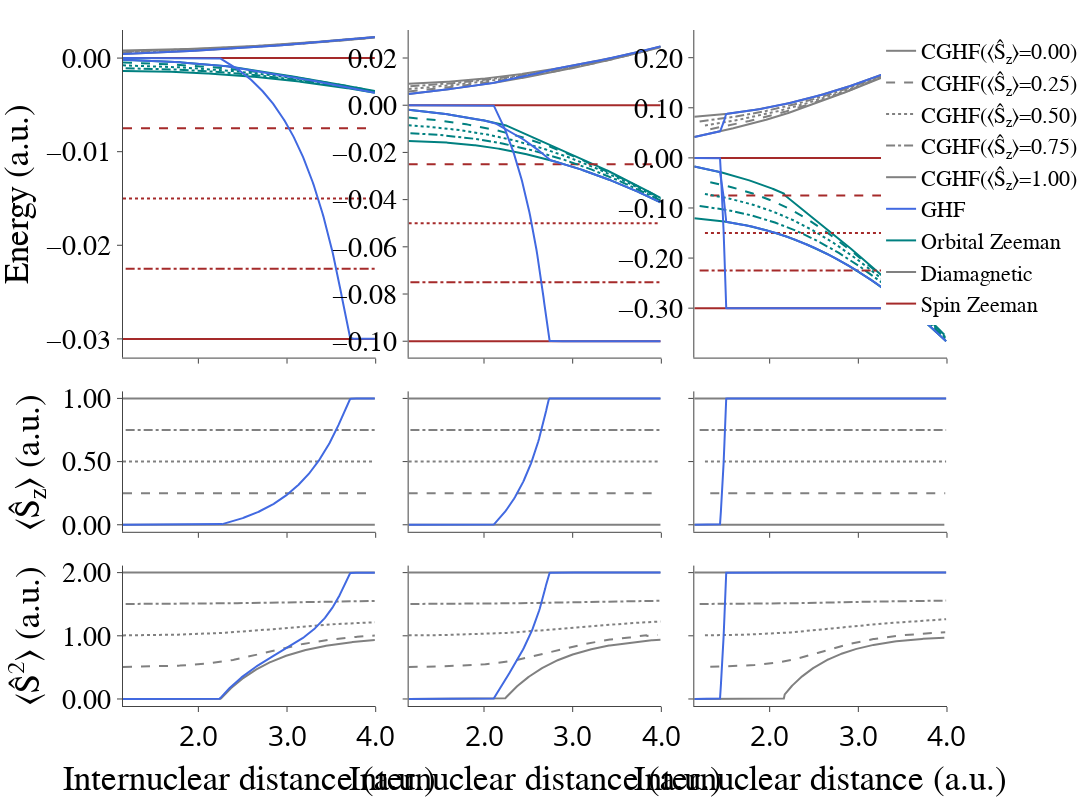

The cell this chart's notebook holds for it:
### Code cell
figure = make_subplots(
    rows=3, cols=3,
    shared_xaxes=True,
    vertical_spacing=0.05, horizontal_spacing=0.04,
    row_heights=[0.7, 0.3, 0.3]
)

# Fix the margins for empty titles.
figure.update_layout(
    width = 2400,
    height = 800,
    margin = {
        't': 30, 'b': 30, 'r': 10,
    },
    template = my_template
)


B_values = [-0.03, -0.1, -0.3]
for i, B in enumerate(B_values):

    # Plot the energies of the constrained GHF states.
    # df = pd.read_json("../data/5b1a(B={})(S={}).data".format(B, S))

    for S in [0.0, 0.25, 0.5, 0.75, 1.0]:
        # df_S = df[np.abs(df['S_z'] - S) < 1.0e-04]
        df_S = pd.read_json("../data/5b1a(B={})(S={})(S2).data".format(B, S))

        figure.add_trace(
            go.Scatter(
                x = df_S['R'],
                y = df_S['E_orbital_zeeman'],
                line = {'color': line_styles['orbital_zeeman']['color'], 'dash': line_styles[S]['dash']},
                name = "CGHF(⟨Ŝ<sub>z</sub>⟩={:.2f})".format(S),
                showlegend = False
            ),
            row=1, col=i+1
        )

        figure.add_trace(
            go.Scatter(
                x = df_S['R'],
                y = df_S['E_spin_zeeman'],
                line = {'color': line_styles['spin_zeeman']['color'], 'dash': line_styles[S]['dash']},
                name = "CGHF(⟨Ŝ<sub>z</sub>⟩={:.2f})".format(S),
                showlegend = False,
            ),
            row=1, col=i+1
        )

        figure.add_trace(
            go.Scatter(
                x = df_S['R'],
                y = df_S['E_diamagnetic'],
                line = {'color': line_styles['diamagnetic']['color'], 'dash': line_styles[S]['dash']},
                name = "CGHF(⟨Ŝ<sub>z</sub>⟩={:.2f})".format(S),
                showlegend = (i==0)
            ),
            row=1, col=i+1
        )

        figure.add_trace(
            go.Scatter(
            x = df_S['R'],
            y = df_S['S_z'],
            line = {'color': 'gray', 'dash': line_styles[S]['dash']},
            showlegend = False
        ),
        row=2, col=i+1
    )
        figure.add_trace(
        go.Scatter(
            x = df_S['R'],
            y = df_S['S2'],
            line = {'color': 'gray', 'dash': line_styles[S]['dash']},
            showlegend = False
        ),
        row=3, col=i+1
    )


    # Plot the reference total energies for GHF.
    df_GHF = pd.read_json("../data/5b1b1(B={})(if)(S2)".format(B))

    figure.add_trace(
        go.Scatter(
            x = df_GHF['R'],
            y = df_GHF['E_orbital_zeeman'],
            line = {'color': 'royalblue'},
            name = "GHF",
            showlegend = (i==0)
        ),
        row=1, col=i+1
    )

    figure.add_trace(
        go.Scatter(
            x = df_GHF['R'],
            y = df_GHF['E_spin_zeeman'],
            line = {'color': 'royalblue'},
            name = "GHF",
            showlegend = False
        ),
        row=1, col=i+1
    )

    figure.add_trace(
        go.Scatter(
            x = df_GHF['R'],
            y = df_GHF['E_diamagnetic'],
            line = {'color': 'royalblue'},
            name = "GHF",
            showlegend = False
        ),
        row=1, col=i+1
    )

    # Plot the reference GHF S_z spin expectation value.
    figure.add_trace(
        go.Scatter(
            x = df_GHF['R'],
            y = df_GHF['S_z'],
            line = {'color': 'royalblue'},
            showlegend = False
        ),
        row=2, col=i+1
    )
    figure.add_trace(
    go.Scatter(
        x = df_GHF['R'],
        y = df_GHF['S2'],
        line = {'color': 'royalblue'},
        showlegend = False
    ),
    row=3, col=i+1
)

    # Set the x-axis properties specific for this figure.
    figure.update_xaxes(
        title = {
            'text': "Internuclear distance (a.u.)",
            'font': {'size': 35}
        },
        tickfont = {'size': 28},
        row=3, col=i+1,
        range = [1.15, 4.0]
    )

    figure.update_yaxes(
        row=2, col=i+1,
        dtick = 0.5,
        tickfont = {'size': 28},
        zeroline = False
    )
    figure.update_yaxes(
        row=3, col=i+1,
        dtick = 1.0,
        tickfont = {'size': 28},
        zeroline = False
    )

    if (i==0):
        figure.update_yaxes(
            row=1, col=i+1,
            tickfont = {'size': 28},
            zeroline = False,
            dtick=0.01
        )
    else:
        figure.update_yaxes(
            row=1, col=i+1,
            tickfont = {'size': 28},
            zeroline = False,
        )



# Add custom traces for the legend to appear.
figure.add_trace(
    go.Scatter(
        x = [0, 5],
        y = [1, 1],
        line = {'color': 'teal'},
        mode = 'lines',
        name = "Orbital Zeeman"
    ),
    row=1, col=1
)

figure.add_trace(
    go.Scatter(
        x = [0, 5],
        y = [1, 1],
        line = {'color': 'gray'},
        mode = 'lines',
        name = "Diamagnetic"
    ),
    row=1, col=1
)

figure.add_trace(
    go.Scatter(
        x = [0, 5],
        y = [1, 1],
        line = {'color': 'brown'},
        mode = 'lines',
        name = "Spin Zeeman"
    ),
    row=1, col=1
)


# Update y-axis ranges (to hide the custom traces).
figure.update_yaxes(
    title = {
        'text': "Energy (a.u.)",
        'font': {'size': 35}
    },
    range=[-0.032, 0.003],
    row=1, col=1,
    tickfont = {'size': 28},
)

figure.update_yaxes(
    title = {
        'text': "⟨Ŝ<sub>z</sub>⟩ (a.u.)",
        'font': {'size': 35}
    },
    row=2, col=1,
    dtick = 0.5,
    tickfont = {'size': 28},
)

figure.update_yaxes(
    title = {
        'text': "⟨Ŝ<sup>2</sup>⟩ (a.u.)",
        'font': {'size': 35}
    },
    row=3, col=1,
    dtick = 1.0,
    tickformat = ".2f",
    tickfont = {'size': 28},
    zeroline = False
)
j = 2
while j < 4:

    figure.update_yaxes(
        row=2, col=j,
        showticklabels = False
    )
    figure.update_yaxes(
        row=3, col=j,
        showticklabels = False
    )
    j += 1

# Make the legend appear inside the plot range.
figure.update_layout(
    legend = {
        'x': 0.920,
        'y': 1.0,
        'font': {'size': 22}
    }
)


figure.show()
figure.write_image("../../paper/figures/C-GHF-energy-contributions(H2).pdf")

### Figure 1 — Plotly figure (JSON) as saved in the notebook; plotly's stock layout.template omitted (floating-point values rounded to 4 significant figures; data arrays with more than 128 entries replaced by an {"elided": "..."} marker saying what was removed)
{"data": [{"line": {"color": "teal", "dash": "solid"}, "name": "CGHF(⟨Ŝ<sub>z</sub>⟩=0.00)", "showlegend": false, "type": "scatter", "x": {"elided": "285 float values"}, "xaxis": "x", "y": {"elided": "285 float values"}, "yaxis": "y"}, {"line": {"color": "brown", "dash": "solid"}, "name": "CGHF(⟨Ŝ<sub>z</sub>⟩=0.00)", "showlegend": false, "type": "scatter", "x": {"elided": "285 float values"}, "xaxis": "x", "y": {"elided": "285 float values"}, "yaxis": "y"}, {"line": {"color": "gray", "dash": "solid"}, "name": "CGHF(⟨Ŝ<sub>z</sub>⟩=0.00)", "showlegend": true, "type": "scatter", "x": {"elided": "285 float values"}, "xaxis": "x", "y": {"elided": "285 float values"}, "yaxis": "y"}, {"line": {"color": "gray", "dash": "solid"}, "showlegend": false, "type": "scatter", "x": {"elided": "285 float values"}, "xaxis": "x4", "y": {"elided": "285 float values"}, "yaxis": "y4"}, {"line": {"color": "gray", "dash": "solid"}, "showlegend": false, "type": "scatter", "x": {"elided": "285 float values"}, "xaxis": "x7", "y": {"elided": "285 float values"}, "yaxis": "y7"}, {"line": {"color": "teal", "dash": "dash"}, "name": "CGHF(⟨Ŝ<sub>z</sub>⟩=0.25)", "showlegend": false, "type": "scatter", "x": {"elided": "285 float values"}, "xaxis": "x", "y": {"elided": "285 float values"}, "yaxis": "y"}, {"line": {"color": "brown", "dash": "dash"}, "name": "CGHF(⟨Ŝ<sub>z</sub>⟩=0.25)", "showlegend": false, "type": "scatter", "x": {"elided": "285 float values"}, "xaxis": "x", "y": {"elided": "285 float values"}, "yaxis": "y"}, {"line": {"color": "gray", "dash": "dash"}, "name": "CGHF(⟨Ŝ<sub>z</sub>⟩=0.25)", "showlegend": true, "type": "scatter", "x": {"elided": "285 float values"}, "xaxis": "x", "y": {"elided": "285 float values"}, "yaxis": "y"}, {"line": {"color": "gray", "dash": "dash"}, "showlegend": false, "type": "scatter", "x": {"elided": "285 float values"}, "xaxis": "x4", "y": {"elided": "285 float values"}, "yaxis": "y4"}, {"line": {"color": "gray", "dash": "dash"}, "showlegend": false, "type": "scatter", "x": {"elided": "285 float values"}, "xaxis": "x7", "y": {"elided": "285 float values"}, "yaxis": "y7"}, {"line": {"color": "teal", "dash": "dot"}, "name": "CGHF(⟨Ŝ<sub>z</sub>⟩=0.50)", "showlegend": false, "type": "scatter", "x": {"elided": "285 float values"}, "xaxis": "x", "y": {"elided": "285 float values"}, "yaxis": "y"}, {"line": {"color": "brown", "dash": "dot"}, "name": "CGHF(⟨Ŝ<sub>z</sub>⟩=0.50)", "showlegend": false, "type": "scatter", "x": {"elided": "285 float values"}, "xaxis": "x", "y": {"elided": "285 float values"}, "yaxis": "y"}, {"line": {"color": "gray", "dash": "dot"}, "name": "CGHF(⟨Ŝ<sub>z</sub>⟩=0.50)", "showlegend": true, "type": "scatter", "x": {"elided": "285 float values"}, "xaxis": "x", "y": {"elided": "285 float values"}, "yaxis": "y"}, {"line": {"color": "gray", "dash": "dot"}, "showlegend": false, "type": "scatter", "x": {"elided": "285 float values"}, "xaxis": "x4", "y": {"elided": "285 float values"}, "yaxis": "y4"}, {"line": {"color": "gray", "dash": "dot"}, "showlegend": false, "type": "scatter", "x": {"elided": "285 float values"}, "xaxis": "x7", "y": {"elided": "285 float values"}, "yaxis": "y7"}, {"line": {"color": "teal", "dash": "dashdot"}, "name": "CGHF(⟨Ŝ<sub>z</sub>⟩=0.75)", "showlegend": false, "type": "scatter", "x": {"elided": "279 float values"}, "xaxis": "x", "y": {"elided": "279 float values"}, "yaxis": "y"}, {"line": {"color": "brown", "dash": "dashdot"}, "name": "CGHF(⟨Ŝ<sub>z</sub>⟩=0.75)", "showlegend": false, "type": "scatter", "x": {"elided": "279 float values"}, "xaxis": "x", "y": {"elided": "279 float values"}, "yaxis": "y"}, {"line": {"color": "gray", "dash": "dashdot"}, "name": "CGHF(⟨Ŝ<sub>z</sub>⟩=0.75)", "showlegend": true, "type": "scatter", "x": {"elided": "279 float values"}, "xaxis": "x", "y": {"elided": "279 float values"}, "yaxis": "y"}, {"line": {"color": "gray", "dash": "dashdot"}, "showlegend": false, "type": "scatter", "x": {"elided": "279 float values"}, "xaxis": "x4", "y": {"elided": "279 float values"}, "yaxis": "y4"}, {"line": {"color": "gray", "dash": "dashdot"}, "showlegend": false, "type": "scatter", "x": {"elided": "279 float values"}, "xaxis": "x7", "y": {"elided": "279 float values"}, "yaxis": "y7"}, {"line": {"color": "teal", "dash": "solid"}, "name": "CGHF(⟨Ŝ<sub>z</sub>⟩=1.00)", "showlegend": false, "type": "scatter", "x": {"elided": "285 float values"}, "xaxis": "x", "y": {"elided": "285 float values"}, "yaxis": "y"}, {"line": {"color": "brown", "dash": "solid"}, "name": "CGHF(⟨Ŝ<sub>z</sub>⟩=1.00)", "showlegend": false, "type": "scatter", "x": {"elided": "285 float values"}, "xaxis": "x", "y": {"elided": "285 float values"}, "yaxis": "y"}, {"line": {"color": "gray", "dash": "solid"}, "name": "CGHF(⟨Ŝ<sub>z</sub>⟩=1.00)", "showlegend": true, "type": "scatter", "x": {"elided": "285 float values"}, "xaxis": "x", "y": {"elided": "285 float values"}, "yaxis": "y"}, {"line": {"color": "gray", "dash": "solid"}, "showlegend": false, "type": "scatter", "x": {"elided": "285 float values"}, "xaxis": "x4", "y": {"elided": "285 int values"}, "yaxis": "y4"}, {"line": {"color": "gray", "dash": "solid"}, "showlegend": false, "type": "scatter", "x": {"elided": "285 float values"}, "xaxis": "x7", "y": {"elided": "285 int values"}, "yaxis": "y7"}, {"line": {"color": "royalblue"}, "name": "GHF", "showlegend": true, "type": "scatter", "x": {"elided": "285 float values"}, "xaxis": "x", "y": {"elided": "285 float values"}, "yaxis": "y"}, {"line": {"color": "royalblue"}, "name": "GHF", "showlegend": false, "type": "scatter", "x": {"elided": "285 float values"}, "xaxis": "x", "y": {"elided": "285 float values"}, "yaxis": "y"}, {"line": {"color": "royalblue"}, "name": "GHF", "showlegend": false, "type": "scatter", "x": {"elided": "285 float values"}, "xaxis": "x", "y": {"elided": "285 float values"}, "yaxis": "y"}, {"line": {"color": "royalblue"}, "showlegend": false, "type": "scatter", "x": {"elided": "285 float values"}, "xaxis": "x4", "y": {"elided": "285 float values"}, "yaxis": "y4"}, {"line": {"color": "royalblue"}, "showlegend": false, "type": "scatter", "x": {"elided": "285 float values"}, "xaxis": "x7", "y": {"elided": "285 float values"}, "yaxis": "y7"}, {"line": {"color": "teal", "dash": "solid"}, "name": "CGHF(⟨Ŝ<sub>z</sub>⟩=0.00)", "showlegend": false, "type": "scatter", "x": {"elided": "258 float values"}, "xaxis": "x2", "y": {"elided": "258 float values"}, "yaxis": "y2"}, {"line": {"color": "brown", "dash": "solid"}, "name": "CGHF(⟨Ŝ<sub>z</sub>⟩=0.00)", "showlegend": false, "type": "scatter", "x": {"elided": "258 float values"}, "xaxis": "x2", "y": {"elided": "258 float values"}, "yaxis": "y2"}, {"line": {"color": "gray", "dash": "solid"}, "name": "CGHF(⟨Ŝ<sub>z</sub>⟩=0.00)", "showlegend": false, "type": "scatter", "x": {"elided": "258 float values"}, "xaxis": "x2", "y": {"elided": "258 float values"}, "yaxis": "y2"}, {"line": {"color": "gray", "dash": "solid"}, "showlegend": false, "type": "scatter", "x": {"elided": "258 float values"}, "xaxis": "x5", "y": {"elided": "258 float values"}, "yaxis": "y5"}, {"line": {"color": "gray", "dash": "solid"}, "showlegend": false, "type": "scatter", "x": {"elided": "258 float values"}, "xaxis": "x8", "y": {"elided": "258 float values"}, "yaxis": "y8"}, {"line": {"color": "teal", "dash": "dash"}, "name": "CGHF(⟨Ŝ<sub>z</sub>⟩=0.25)", "showlegend": false, "type": "scatter", "x": {"elided": "217 float values"}, "xaxis": "x2", "y": {"elided": "217 float values"}, "yaxis": "y2"}, {"line": {"color": "brown", "dash": "dash"}, "name": "CGHF(⟨Ŝ<sub>z</sub>⟩=0.25)", "showlegend": false, "type": "scatter", "x": {"elided": "217 float values"}, "xaxis": "x2", "y": {"elided": "217 float values"}, "yaxis": "y2"}, {"line": {"color": "gray", "dash": "dash"}, "name": "CGHF(⟨Ŝ<sub>z</sub>⟩=0.25)", "showlegend": false, "type": "scatter", "x": {"elided": "217 float values"}, "xaxis": "x2", "y": {"elided": "217 float values"}, "yaxis": "y2"}, {"line": {"color": "gray", "dash": "dash"}, "showlegend": false, "type": "scatter", "x": {"elided": "217 float values"}, "xaxis": "x5", "y": {"elided": "217 float values"}, "yaxis": "y5"}, {"line": {"color": "gray", "dash": "dash"}, "showlegend": false, "type": "scatter", "x": {"elided": "217 float values"}, "xaxis": "x8", "y": {"elided": "217 float values"}, "yaxis": "y8"}, {"line": {"color": "teal", "dash": "dot"}, "name": "CGHF(⟨Ŝ<sub>z</sub>⟩=0.50)", "showlegend": false, "type": "scatter", "x": {"elided": "248 float values"}, "xaxis": "x2", "y": {"elided": "248 float values"}, "yaxis": "y2"}, {"line": {"color": "brown", "dash": "dot"}, "name": "CGHF(⟨Ŝ<sub>z</sub>⟩=0.50)", "showlegend": false, "type": "scatter", "x": {"elided": "248 float values"}, "xaxis": "x2", "y": {"elided": "248 float values"}, "yaxis": "y2"}, {"line": {"color": "gray", "dash": "dot"}, "name": "CGHF(⟨Ŝ<sub>z</sub>⟩=0.50)", "showlegend": false, "type": "scatter", "x": {"elided": "248 float values"}, "xaxis": "x2", "y": {"elided": "248 float values"}, "yaxis": "y2"}, {"line": {"color": "gray", "dash": "dot"}, "showlegend": false, "type": "scatter", "x": {"elided": "248 float values"}, "xaxis": "x5", "y": {"elided": "248 float values"}, "yaxis": "y5"}, {"line": {"color": "gray", "dash": "dot"}, "showlegend": false, "type": "scatter", "x": {"elided": "248 float values"}, "xaxis": "x8", "y": {"elided": "248 float values"}, "yaxis": "y8"}, {"line": {"color": "teal", "dash": "dashdot"}, "name": "CGHF(⟨Ŝ<sub>z</sub>⟩=0.75)", "showlegend": false, "type": "scatter", "x": {"elided": "283 float values"}, "xaxis": "x2", "y": {"elided": "283 float values"}, "yaxis": "y2"}, {"line": {"color": "brown", "dash": "dashdot"}, "name": "CGHF(⟨Ŝ<sub>z</sub>⟩=0.75)", "showlegend": false, "type": "scatter", "x": {"elided": "283 float values"}, "xaxis": "x2", "y": {"elided": "283 float values"}, "yaxis": "y2"}, {"line": {"color": "gray", "dash": "dashdot"}, "name": "CGHF(⟨Ŝ<sub>z</sub>⟩=0.75)", "showlegend": false, "type": "scatter", "x": {"elided": "283 float values"}, "xaxis": "x2", "y": {"elided": "283 float values"}, "yaxis": "y2"}, {"line": {"color": "gray", "dash": "dashdot"}, "showlegend": false, "type": "scatter", "x": {"elided": "283 float values"}, "xaxis": "x5", "y": {"elided": "283 float values"}, "yaxis": "y5"}, {"line": {"color": "gray", "dash": "dashdot"}, "showlegend": false, "type": "scatter", "x": {"elided": "283 float values"}, "xaxis": "x8", "y": {"elided": "283 float values"}, "yaxis": "y8"}, {"line": {"color": "teal", "dash": "solid"}, "name": "CGHF(⟨Ŝ<sub>z</sub>⟩=1.00)", "showlegend": false, "type": "scatter", "x": {"elided": "285 float values"}, "xaxis": "x2", "y": {"elided": "285 float values"}, "yaxis": "y2"}, {"line": {"color": "brown", "dash": "solid"}, "name": "CGHF(⟨Ŝ<sub>z</sub>⟩=1.00)", "showlegend": false, "type": "scatter", "x": {"elided": "285 float values"}, "xaxis": "x2", "y": {"elided": "285 float values"}, "yaxis": "y2"}, {"line": {"color": "gray", "dash": "solid"}, "name": "CGHF(⟨Ŝ<sub>z</sub>⟩=1.00)", "showlegend": false, "type": "scatter", "x": {"elided": "285 float values"}, "xaxis": "x2", "y": {"elided": "285 float values"}, "yaxis": "y2"}, {"line": {"color": "gray", "dash": "solid"}, "showlegend": false, "type": "scatter", "x": {"elided": "285 float values"}, "xaxis": "x5", "y": {"elided": "285 int values"}, "yaxis": "y5"}, {"line": {"color": "gray", "dash": "solid"}, "showlegend": false, "type": "scatter", "x": {"elided": "285 float values"}, "xaxis": "x8", "y": {"elided": "285 int values"}, "yaxis": "y8"}, {"line": {"color": "royalblue"}, "name": "GHF", "showlegend": false, "type": "scatter", "x": {"elided": "285 float values"}, "xaxis": "x2", "y": {"elided": "285 float values"}, "yaxis": "y2"}, {"line": {"color": "royalblue"}, "name": "GHF", "showlegend": false, "type": "scatter", "x": {"elided": "285 float values"}, "xaxis": "x2", "y": {"elided": "285 float values"}, "yaxis": "y2"}, {"line": {"color": "royalblue"}, "name": "GHF", "showlegend": false, "type": "scatter", "x": {"elided": "285 float values"}, "xaxis": "x2", "y": {"elided": "285 float values"}, "yaxis": "y2"}, {"line": {"color": "royalblue"}, "showlegend": false, "type": "scatter", "x": {"elided": "285 float values"}, "xaxis": "x5", "y": {"elided": "285 float values"}, "yaxis": "y5"}, {"line": {"color": "royalblue"}, "showlegend": false, "type": "scatter", "x": {"elided": "285 float values"}, "xaxis": "x8", "y": {"elided": "285 float values"}, "yaxis": "y8"}, {"line": {"color": "teal", "dash": "solid"}, "name": "CGHF(⟨Ŝ<sub>z</sub>⟩=0.00)", "showlegend": false, "type": "scatter", "x": {"elided": "269 float values"}, "xaxis": "x3", "y": {"elided": "269 float values"}, "yaxis": "y3"}, {"line": {"color": "brown", "dash": "solid"}, "name": "CGHF(⟨Ŝ<sub>z</sub>⟩=0.00)", "showlegend": false, "type": "scatter", "x": {"elided": "269 float values"}, "xaxis": "x3", "y": {"elided": "269 float values"}, "yaxis": "y3"}, {"line": {"color": "gray", "dash": "solid"}, "name": "CGHF(⟨Ŝ<sub>z</sub>⟩=0.00)", "showlegend": false, "type": "scatter", "x": {"elided": "269 float values"}, "xaxis": "x3", "y": {"elided": "269 float values"}, "yaxis": "y3"}, {"line": {"color": "gray", "dash": "solid"}, "showlegend": false, "type": "scatter", "x": {"elided": "269 float values"}, "xaxis": "x6", "y": {"elided": "269 float values"}, "yaxis": "y6"}, {"line": {"color": "gray", "dash": "solid"}, "showlegend": false, "type": "scatter", "x": {"elided": "269 float values"}, "xaxis": "x9", "y": {"elided": "269 float values"}, "yaxis": "y9"}, {"line": {"color": "teal", "dash": "dash"}, "name": "CGHF(⟨Ŝ<sub>z</sub>⟩=0.25)", "showlegend": false, "type": "scatter", "x": {"elided": "243 float values"}, "xaxis": "x3", "y": {"elided": "243 float values"}, "yaxis": "y3"}, {"line": {"color": "brown", "dash": "dash"}, "name": "CGHF(⟨Ŝ<sub>z</sub>⟩=0.25)", "showlegend": false, "type": "scatter", "x": {"elided": "243 float values"}, "xaxis": "x3", "y": {"elided": "243 float values"}, "yaxis": "y3"}, {"line": {"color": "gray", "dash": "dash"}, "name": "CGHF(⟨Ŝ<sub>z</sub>⟩=0.25)", "showlegend": false, "type": "scatter", "x": {"elided": "243 float values"}, "xaxis": "x3", "y": {"elided": "243 float values"}, "yaxis": "y3"}, {"line": {"color": "gray", "dash": "dash"}, "showlegend": false, "type": "scatter", "x": {"elided": "243 float values"}, "xaxis": "x6", "y": {"elided": "243 float values"}, "yaxis": "y6"}, {"line": {"color": "gray", "dash": "dash"}, "showlegend": false, "type": "scatter", "x": {"elided": "243 float values"}, "xaxis": "x9", "y": {"elided": "243 float values"}, "yaxis": "y9"}, {"line": {"color": "teal", "dash": "dot"}, "name": "CGHF(⟨Ŝ<sub>z</sub>⟩=0.50)", "showlegend": false, "type": "scatter", "x": {"elided": "267 float values"}, "xaxis": "x3", "y": {"elided": "267 float values"}, "yaxis": "y3"}, {"line": {"color": "brown", "dash": "dot"}, "name": "CGHF(⟨Ŝ<sub>z</sub>⟩=0.50)", "showlegend": false, "type": "scatter", "x": {"elided": "267 float values"}, "xaxis": "x3", "y": {"elided": "267 float values"}, "yaxis": "y3"}, {"line": {"color": "gray", "dash": "dot"}, "name": "CGHF(⟨Ŝ<sub>z</sub>⟩=0.50)", "showlegend": false, "type": "scatter", "x": {"elided": "267 float values"}, "xaxis": "x3", "y": {"elided": "267 float values"}, "yaxis": "y3"}, {"line": {"color": "gray", "dash": "dot"}, "showlegend": false, "type": "scatter", "x": {"elided": "267 float values"}, "xaxis": "x6", "y": {"elided": "267 float values"}, "yaxis": "y6"}, {"line": {"color": "gray", "dash": "dot"}, "showlegend": false, "type": "scatter", "x": {"elided": "267 float values"}, "xaxis": "x9", "y": {"elided": "267 float values"}, "yaxis": "y9"}, {"line": {"color": "teal", "dash": "dashdot"}, "name": "CGHF(⟨Ŝ<sub>z</sub>⟩=0.75)", "showlegend": false, "type": "scatter", "x": {"elided": "279 float values"}, "xaxis": "x3", "y": {"elided": "279 float values"}, "yaxis": "y3"}, {"line": {"color": "brown", "dash": "dashdot"}, "name": "CGHF(⟨Ŝ<sub>z</sub>⟩=0.75)", "showlegend": false, "type": "scatter", "x": {"elided": "279 float values"}, "xaxis": "x3", "y": {"elided": "279 float values"}, "yaxis": "y3"}, {"line": {"color": "gray", "dash": "dashdot"}, "name": "CGHF(⟨Ŝ<sub>z</sub>⟩=0.75)", "showlegend": false, "type": "scatter", "x": {"elided": "279 float values"}, "xaxis": "x3", "y": {"elided": "279 float values"}, "yaxis": "y3"}, {"line": {"color": "gray", "dash": "dashdot"}, "showlegend": false, "type": "scatter", "x": {"elided": "279 float values"}, "xaxis": "x6", "y": {"elided": "279 float values"}, "yaxis": "y6"}, {"line": {"color": "gray", "dash": "dashdot"}, "showlegend": false, "type": "scatter", "x": {"elided": "279 float values"}, "xaxis": "x9", "y": {"elided": "279 float values"}, "yaxis": "y9"}, {"line": {"color": "teal", "dash": "solid"}, "name": "CGHF(⟨Ŝ<sub>z</sub>⟩=1.00)", "showlegend": false, "type": "scatter", "x": {"elided": "285 float values"}, "xaxis": "x3", "y": {"elided": "285 float values"}, "yaxis": "y3"}, {"line": {"color": "brown", "dash": "solid"}, "name": "CGHF(⟨Ŝ<sub>z</sub>⟩=1.00)", "showlegend": false, "type": "scatter", "x": {"elided": "285 float values"}, "xaxis": "x3", "y": {"elided": "285 float values"}, "yaxis": "y3"}, {"line": {"color": "gray", "dash": "solid"}, "name": "CGHF(⟨Ŝ<sub>z</sub>⟩=1.00)", "showlegend": false, "type": "scatter", "x": {"elided": "285 float values"}, "xaxis": "x3", "y": {"elided": "285 float values"}, "yaxis": "y3"}, {"line": {"color": "gray", "dash": "solid"}, "showlegend": false, "type": "scatter", "x": {"elided": "285 float values"}, "xaxis": "x6", "y": {"elided": "285 int values"}, "yaxis": "y6"}, {"line": {"color": "gray", "dash": "solid"}, "showlegend": false, "type": "scatter", "x": {"elided": "285 float values"}, "xaxis": "x9", "y": {"elided": "285 int values"}, "yaxis": "y9"}, {"line": {"color": "royalblue"}, "name": "GHF", "showlegend": false, "type": "scatter", "x": {"elided": "285 float values"}, "xaxis": "x3", "y": {"elided": "285 float values"}, "yaxis": "y3"}, {"line": {"color": "royalblue"}, "name": "GHF", "showlegend": false, "type": "scatter", "x": {"elided": "285 float values"}, "xaxis": "x3", "y": {"elided": "285 float values"}, "yaxis": "y3"}, {"line": {"color": "royalblue"}, "name": "GHF", "showlegend": false, "type": "scatter", "x": {"elided": "285 float values"}, "xaxis": "x3", "y": {"elided": "285 float values"}, "yaxis": "y3"}, {"line": {"color": "royalblue"}, "showlegend": false, "type": "scatter", "x": {"elided": "285 float values"}, "xaxis": "x6", "y": {"elided": "285 float values"}, "yaxis": "y6"}, {"line": {"color": "royalblue"}, "showlegend": false, "type": "scatter", "x": {"elided": "285 float values"}, "xaxis": "x9", "y": {"elided": "285 float values"}, "yaxis": "y9"}, {"line": {"color": "teal"}, "mode": "lines", "name": "Orbital Zeeman", "type": "scatter", "x": [0, 5], "xaxis": "x", "y": [1, 1], "yaxis": "y"}, {"line": {"color": "gray"}, "mode": "lines", "name": "Diamagnetic", "type": "scatter", "x": [0, 5], "xaxis": "x", "y": [1, 1], "yaxis": "y"}, {"line": {"color": "brown"}, "mode": "lines", "name": "Spin Zeeman", "type": "scatter", "x": [0, 5], "xaxis": "x", "y": [1, 1], "yaxis": "y"}], "layout": {"height": 800, "legend": {"font": {"size": 22}, "x": 0.92, "y": 1}, "margin": {"b": 30, "r": 10, "t": 30}, "width": 2400, "xaxis": {"anchor": "y", "domain": [0, 0.3067], "matches": "x7", "showticklabels": false}, "xaxis2": {"anchor": "y2", "domain": [0.3467, 0.6533], "matches": "x8", "showticklabels": false}, "xaxis3": {"anchor": "y3", "domain": [0.6933, 1], "matches": "x9", "showticklabels": false}, "xaxis4": {"anchor": "y4", "domain": [0, 0.3067], "matches": "x7", "showticklabels": false}, "xaxis5": {"anchor": "y5", "domain": [0.3467, 0.6533], "matches": "x8", "showticklabels": false}, "xaxis6": {"anchor": "y6", "domain": [0.6933, 1], "matches": "x9", "showticklabels": false}, "xaxis7": {"anchor": "y7", "domain": [0, 0.3067], "range": [1.15, 4], "tickfont": {"size": 28}, "title": {"font": {"size": 35}, "text": "Internuclear distance (a.u.)"}}, "xaxis8": {"anchor": "y8", "domain": [0.3467, 0.6533], "range": [1.15, 4], "tickfont": {"size": 28}, "title": {"font": {"size": 35}, "text": "Internuclear distance (a.u.)"}}, "xaxis9": {"anchor": "y9", "domain": [0.6933, 1], "range": [1.15, 4], "tickfont": {"size": 28}, "title": {"font": {"size": 35}, "text": "Internuclear distance (a.u.)"}}, "yaxis": {"anchor": "x", "domain": [0.5154, 1], "dtick": 0.01, "range": [-0.032, 0.003], "tickfont": {"size": 28}, "title": {"font": {"size": 35}, "text": "Energy (a.u.)"}, "zeroline": false}, "yaxis2": {"anchor": "x2", "domain": [0.5154, 1], "tickfont": {"size": 28}, "zeroline": false}, "yaxis3": {"anchor": "x3", "domain": [0.5154, 1], "tickfont": {"size": 28}, "zeroline": false}, "yaxis4": {"anchor": "x4", "domain": [0.2577, 0.4654], "dtick": 0.5, "tickfont": {"size": 28}, "title": {"font": {"size": 35}, "text": "⟨Ŝ<sub>z</sub>⟩ (a.u.)"}, "zeroline": false}, "yaxis5": {"anchor": "x5", "domain": [0.2577, 0.4654], "dtick": 0.5, "showticklabels": false, "tickfont": {"size": 28}, "zeroline": false}, "yaxis6": {"anchor": "x6", "domain": [0.2577, 0.4654], "dtick": 0.5, "showticklabels": false, "tickfont": {"size": 28}, "zeroline": false}, "yaxis7": {"anchor": "x7", "domain": [0, 0.2077], "dtick": 1, "tickfont": {"size": 28}, "tickformat": ".2f", "title": {"font": {"size": 35}, "text": "⟨Ŝ<sup>2</sup>⟩ (a.u.)"}, "zeroline": false}, "yaxis8": {"anchor": "x8", "domain": [0, 0.2077], "dtick": 1, "showticklabels": false, "tickfont": {"size": 28}, "zeroline": false}, "yaxis9": {"anchor": "x9", "domain": [0, 0.2077], "dtick": 1, "showticklabels": false, "tickfont": {"size": 28}, "zeroline": false}}}
